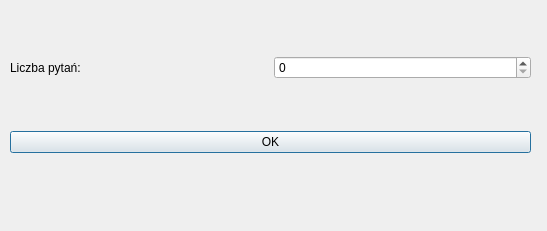
<?xml version="1.0" encoding="UTF-8"?>
<ui version="4.0">
 <class>Start</class>
 <widget class="QDialog" name="Start">
  <property name="geometry">
   <rect>
    <x>0</x>
    <y>0</y>
    <width>547</width>
    <height>231</height>
   </rect>
  </property>
  <property name="windowTitle">
   <string>Quiz</string>
  </property>
  <widget class="QWidget" name="gridLayoutWidget">
   <property name="geometry">
    <rect>
     <x>10</x>
     <y>10</y>
     <width>521</width>
     <height>191</height>
    </rect>
   </property>
   <layout class="QGridLayout" name="gridLayout">
    <item row="0" column="0">
     <widget class="QLabel" name="label">
      <property name="text">
       <string>Liczba pytań:</string>
      </property>
     </widget>
    </item>
    <item row="0" column="1">
     <widget class="QSpinBox" name="spinBox"/>
    </item>
    <item row="1" column="0" colspan="2">
     <widget class="QPushButton" name="pushButton">
      <property name="text">
       <string>OK</string>
      </property>
     </widget>
    </item>
   </layout>
  </widget>
 </widget>
 <resources/>
 <connections/>
</ui>
